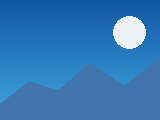
#> input picture assets/wallpapers/azure.bmp, 160 x 120 px, given in place of frame-active.png, which was not available
$ python create_theme_variants.py
#> lines starting #> are read from the running program, lines starting #| are printed output that depends on the picture
#!/usr/bin/env python3
"""One-time editable palette variations from the original Aurora master PNGs.
Do not run this script as part of the build: artists own the resulting files.
Pillow is an authoring-only dependency, not required to pack or boot OpenXP.
"""
from pathlib import Path
from PIL import Image
import colorsys
BASE=Path(__file__).resolve().parents[1]/'assets/ui/aurora'
FILES=('frame-active.png','frame-inactive.png','caption-buttons.png','taskbar.png','start.png','widgets-atlas.png','icons-32.png')

def recolor(pixel,kind,filename):
    r,g,b,a=pixel
    if a==0:return pixel
    h,s,v=colorsys.rgb_to_hsv(r/255,g/255,b/255)
    if filename=='icons-32.png':
        # Leave distinctive application identities recognizable: recolor only
        # blue/cyan interface surfaces, not yellow folder or paint colors.
        if kind=='olive' and 0.48<h<0.72 and s>0.23:
            h=0.30+(h-0.6)*0.12;s=min(0.85,s*0.9)
        elif kind=='midnight' and 0.48<h<0.72 and s>0.2:
            h=0.66+(h-0.6)*0.22;v=v*0.82
        return tuple(round(max(0,min(1,x))*255) for x in (*colorsys.hsv_to_rgb(h,s,v),))+(a,)
    if kind=='olive':
        if (0.48<h<0.75 and s>0.20):
            h=0.27+(h-0.59)*0.20;s=min(0.8,s*0.93);v=v*0.89+0.04
        elif filename=='start.png' and .19<h<.47 and s>.2:
            h=.17+(h-.31)*.10;v=min(1,v*1.03)
        elif s<.20:
            h=.21;s=min(.23,s+.09);v=v*.97
    else:  # midnight: violet-blue chrome and deep charcoal interiors
        if .48<h<.75 and s>.19:
            h=.655+(h-.60)*.22;s=min(.75,s*.80+.09);v=v*.70+.02
        elif filename=='start.png' and .19<h<.47 and s>.2:
            h=.65;s=min(.80,s*.8);v=v*.68
        elif s<.25:
            h=.64;s=.18 if v>.25 else .25;v=.20+.55*v
    r1,g1,b1=colorsys.hsv_to_rgb(h,s,v)
    return (round(r1*255),round(g1*255),round(b1*255),a)

def make():
    for theme in ('olive','midnight'):
        out=BASE/theme;out.mkdir(exist_ok=True)
        for file in FILES:
            im=Image.open(BASE/file).convert('RGBA')
            im.putdata([recolor(v,theme,file) for v in list(im.getdata())])
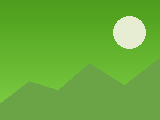
#> im: PIL image 160x120 RGBA; mean R, G, B, A 103.9, 173.4, 58.6, 255
            im.save(out/file,optimize=True)

#> (the run stopped early here; a loop or call above may not have finished)

$ run again, on assets/wallpapers/meadow.bmp
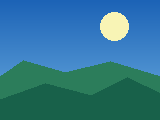
#> input picture assets/wallpapers/meadow.bmp, 160 x 120 px, given in place of frame-active.png, which was not available
#> in make, `im.putdata([recolor(v,theme,file) for v in list(im.getdata())])`:
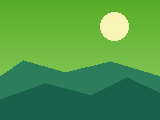
#> im: PIL image 160x120 RGBA; mean R, G, B, A 78.1, 152.1, 71.5, 255
